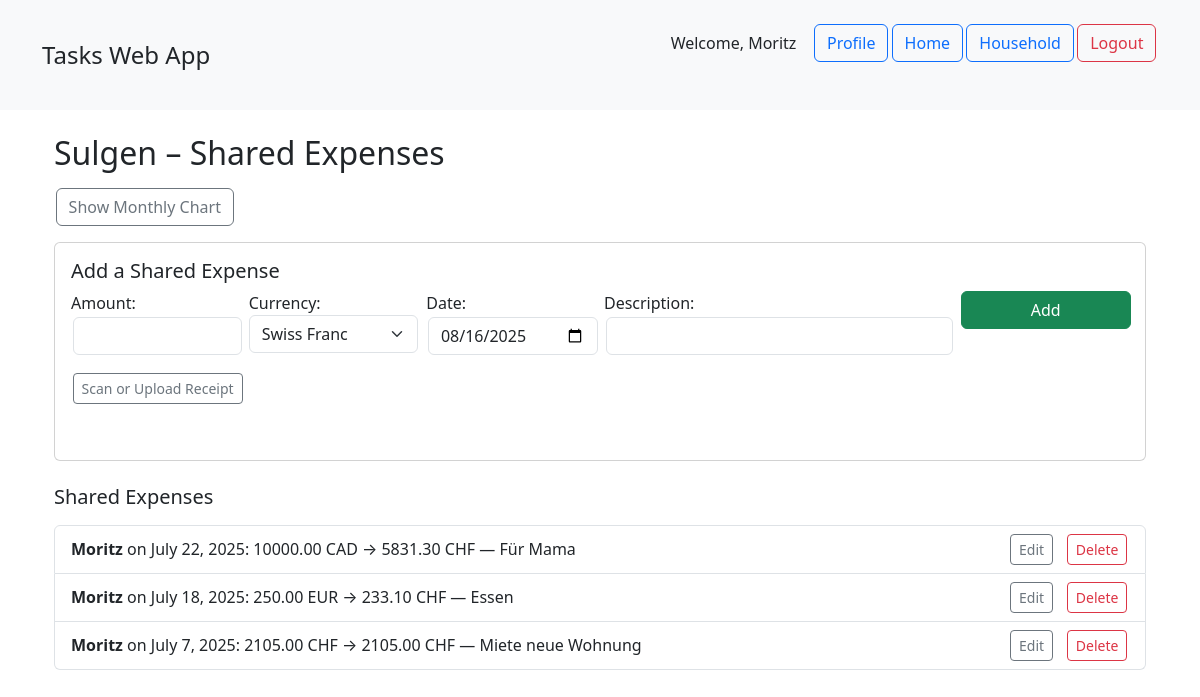
Before: /household/1/expenses/ (signed in) with the older database file.
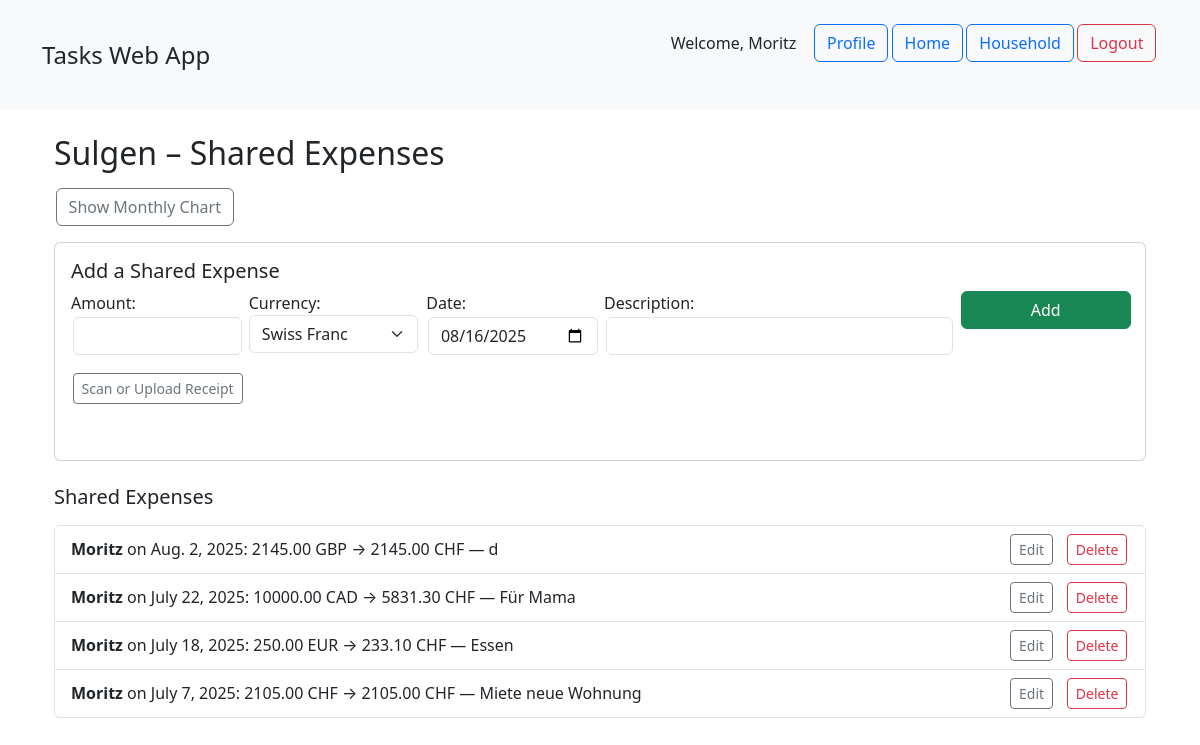
After: the same page with the newer database file.
### main/models.py (models this page shows, shortened)
class User(AbstractUser):
    display_name = models.CharField(max_length=150, blank=True)
    groups = models.ManyToManyField(
        Group,
        related_name='main_users',
        blank=True,
        help_text='The groups this user belongs to.'
    )
    user_permissions = models.ManyToManyField(
        Permission,
        related_name='main_user_permissions',
        blank=True,
        help_text='Specific permissions for this user.'
    )
    household = models.ForeignKey(
        Household,
        on_delete=models.SET_NULL,
        null=True,
        blank=True,
        related_name='members',
        help_text='The single household this user belongs to.'
    )
    gamification_enabled = models.BooleanField(
        default=True,
        help_text='Toggle gamification features on/off.'
    )
    points = models.PositiveIntegerField(
        default=0,
        help_text='Accumulated points from completing tasks.'
    )
    receive_notifications = models.BooleanField(
        default=True,
        help_text='Whether user receives email/alert notifications.'
    )
    default_currency = models.CharField(
        max_length=3,
        choices=CURRENCY_CHOICES,
        default='CHF',
        help_text='Your preferred currency.'
    )
    class Meta:
        verbose_name = 'User'
        verbose_name_plural = 'Users'

class Household(models.Model):
    name = models.CharField(max_length=100, unique=True)
    code = models.CharField(
        max_length=8,
        default=generate_household_code,
        unique=True,
        help_text='Invite code for others to join.'
    )
    created_at = models.DateTimeField(auto_now_add=True)
    default_currency = models.CharField(
        max_length=3,
        choices=CURRENCY_CHOICES,
        default='CHF',
        help_text='Currency for shared expenses.'
    )
    default_language = models.CharField(choices=
                                        LANGUAGE_CHOICES,
                                        max_length=10,
                                        default='en',
                                        help_text='Default language for the household.'
                                        )
    household_shop = models.BooleanField(default=False)
    gamification_enabled = models.BooleanField(default=True)
    meal_count = models.PositiveIntegerField(help_text="Number of meals per day")
    class Meta:
        ordering = ['name']
    verbose_name = "Household"
    verbose_name_plural = "Households"

### expenses/models.py (models this page shows, shortened)
class Expense(models.Model):
    user = models.ForeignKey(
        settings.AUTH_USER_MODEL,
        on_delete=models.CASCADE,
        related_name='expenses'
    )
    household = models.ForeignKey(
        Household,
        on_delete=models.CASCADE,
        related_name='shared_expenses',
        null=True, blank=True,
        help_text='If set, this expense is shared with the household.'
    )
    amount = models.DecimalField(max_digits=10, decimal_places=2)
    description = models.CharField(max_length=255, blank=True)
    date = models.DateField()
    code = models.CharField(
        max_length=8,
        unique=True,
        default=generate_expense_code
    )
    currency = models.CharField(
        max_length=3,
        choices=CURRENCY_CHOICES,
        default='CHF',
    )
    converted_amount = models.DecimalField(
        max_digits=10, decimal_places=2, null=True, blank=True
    )
    SCOPE_CHOICES = [
        ('private', 'Private'),
        ('shared',  'Shared'),
    ]
    scope = models.CharField(
        max_length=7,
        choices=SCOPE_CHOICES,
        default='private'
    )
    class Meta:
        ordering = ['-date']

### expenses/views.py (the view)
# urls.py: path('household/<int:pk>/expenses/', views.household_expenses, name='household_expenses'),
@login_required
def household_expenses(request, pk):
    household = get_object_or_404(Household, pk=pk)
    if request.user.household_id != household.pk:
        return redirect('main:household_landing')
    shared = household.shared_expenses.select_related('user').all()
    edit_pk = request.GET.get('edit')
    edit_form = None
    if edit_pk:
        exp_to_edit = get_object_or_404(Expense, pk=edit_pk, household=household)
        if request.method == 'GET':
            edit_form = SharedExpenseForm(instance=exp_to_edit)
    if request.method == 'POST':
        if 'delete_expense' in request.POST:
            Expense.objects.filter(pk=request.POST['delete_expense'], household=household).delete()
            return redirect('expenses:household_expenses', pk=pk)
        if 'edit_expense' in request.POST:
            exp = get_object_or_404(Expense, pk=request.POST['edit_expense'], household=household)
            form = SharedExpenseForm(request.POST, instance=exp)
            if form.is_valid():
                form.save()
                return redirect('expenses:household_expenses', pk=pk)
            edit_form = form  # re-render with errors
        else:
            form = SharedExpenseForm(request.POST)
            if form.is_valid():
                new = form.save(commit=False)
                new.user = request.user
                new.household = household
                new.save()
                return redirect('expenses:household_expenses', pk=pk)
    else:
        form = SharedExpenseForm(initial={'date': date.today()})
    qs = (
        shared
        .annotate(month=TruncMonth('date'))
        .values('month')
        .annotate(total=Sum('converted_amount'))
        .order_by('month')
    )
    labels = [entry['month'].strftime("%b %Y") for entry in qs]
    data   = [float(entry['total'])             for entry in qs]
    context = {
        'household': household,
        'shared_expenses': shared,
        'form': form,
        'edit_pk': edit_pk,
        'edit_form': edit_form,
        'chart_labels_json': json.dumps(labels),
        'chart_data_json':   json.dumps(data),
    }
    return render(request, 'expenses/household_expenses.html', context)

### expenses/forms.py
class SharedExpenseForm(forms.ModelForm):
    class Meta:
        model = Expense
        fields = ['amount', 'currency', 'date', 'description']
        widgets = {
            'date': forms.DateInput(attrs={'type': 'date', 'class': 'form-control'}),
            'amount': forms.NumberInput(attrs={'step': '0.01', 'class': 'form-control'}),
            'currency': forms.Select(attrs={'class': 'form-select'}),
            'description': forms.TextInput(attrs={'class': 'form-control'}),
        }

### expenses/models.py (called while the page is built)
def generate_expense_code():
    return uuid.uuid4().hex[:8]

### expenses/templates/expenses/household_expenses.html (shortened to what this page needs)
{% extends "main/base.html" %}
{% load static %}
{% block content %}
  <div class="container mt-4">
    <h2 class="mb-3">{{ household.name }} – Shared Expenses</h2>
<button
  id="toggleChartBtn"
  class="btn btn-outline-secondary mb-3"
  type="button"
  data-bs-toggle="collapse"
  data-bs-target="#expenseChartContainer"
  aria-expanded="false"
  aria-controls="expenseChartContainer"
>
  Show Monthly Chart
</button>
<div class="card mb-4">
  <div class="card-body">
    <h5 class="card-title">Add a Shared Expense</h5>
    <form method="post" enctype="multipart/form-data" class="row g-2">
      <div class="col-md-2">
        {{ form.amount.label_tag }}
        {{ form.amount }}
      </div>
      <div class="col-md-2">
        {{ form.currency.label_tag }}
        {{ form.currency }}
      </div>
      <div class="col-md-2">
        {{ form.date.label_tag }}
        {{ form.date }}
      </div>
      <div class="col-md-4">
        {{ form.description.label_tag }}
        {{ form.description }}
      </div>
      <div class="col-md-2">
        <button type="submit" class="btn btn-success w-100">Add</button>
      </div>
    </form>
<form method="post" action="{% url 'expenses:upload_receipt' household.pk %}" enctype="multipart/form-data">
  <button class="btn btn-outline-secondary btn-sm mt-2"
          type="button"
          data-bs-toggle="collapse"
          data-bs-target="#receiptScanSection"
          aria-expanded="false"
          aria-controls="receiptScanSection">
    Scan or Upload Receipt
  </button>
</form>
  </div>
</div>
    <h5 class="mb-3">Shared Expenses</h5>
    <ul class="list-group">
  {% for exp in shared_expenses %}
    <li class="list-group-item">
      {% if edit_pk == exp.pk|stringformat:"s" %}
        <form method="post" class="mb-2">
          {% csrf_token %}
          <input type="hidden" name="edit_expense" value="{{ exp.pk }}">
          {{ edit_form.as_p }}
          <button class="btn btn-sm btn-success">Save</button>
          <a href="{% url 'expenses:household_expenses' household.pk %}" class="btn btn-sm btn-secondary">Cancel</a>
        </form>
      {% else %}
        <div class="d-flex justify-content-between align-items-center">
          <div>
            <strong>{{ exp.user.display_name|default:exp.user.username }}</strong>
            on {{ exp.date }}:
            {{ exp.amount }} {{ exp.currency }}
            → {{ exp.converted_amount }} {{ household.default_currency }}
            — {{ exp.description }}
          </div>
          <span>
            <a href="?edit={{ exp.pk }}" class="btn btn-sm btn-outline-secondary me-2">Edit</a>
            <form method="post" class="d-inline">
              <button class="btn btn-sm btn-outline-danger">Delete</button>
            </form>
          </span>
        </div>
      {% endif %}
    </li>
  {% empty %}
    <li class="list-group-item text-muted">No shared expenses yet.</li>
  {% endfor %}
</ul>
  </div>
{% endblock content %}

### main/templates/main/base.html (shortened to what this page needs)
{% load static %}
<!DOCTYPE html>
<html lang="en">
  <head>
    <link
      href="https://cdn.jsdelivr.net/npm/bootstrap@5.3.7/dist/css/bootstrap.min.css"
      rel="stylesheet"
    >
    <link rel="stylesheet" href="/static/main/css/base.css">
  </head>
  <body>
    <header class="p-3 bg-light mb-4">
      <div class="container d-flex justify-content-between align-items-center">
        <h1 class="h4 m-0">Tasks Web App</h1>
        <nav class="navbar navbar-light bg-light mb-4">
          {% if user.is_authenticated %}
            <span class="me-3">
              Welcome, {{ user.display_name|default:user.username }}
            </span>
            <a class="btn btn-outline-primary" href="{% url 'main:profile' %}">Profile</a>
            <a class="btn btn-outline-primary" href="/">Home</a>
            <a class="btn btn-outline-primary" href="{% url 'main:household_landing' %}">Household</a>
            <form method="post" action="{% url 'main:logout' %}" class="d-inline">
              <button type="submit" class="btn btn-outline-danger">Logout</button>
            </form>
          {% endif %}
        </nav>
      </div>
    </header>
    <main class="container">
      {% block content %}{% endblock content %}
    </main>
  </body>
</html>

### main/static/main/css/base.css (style rules this page uses)
.btn { margin-left: 0.1rem; margin-right: 0.1rem; }
.form-control { margin: 0.1rem; }

Changed rows visible on the page:
added Expense: user.display_name "Moritz", date "Aug. 2, 2025", amount "2145.00", currency "GBP", converted_amount "2145.00", {{ household.default_currency }} "CHF", description "d"
